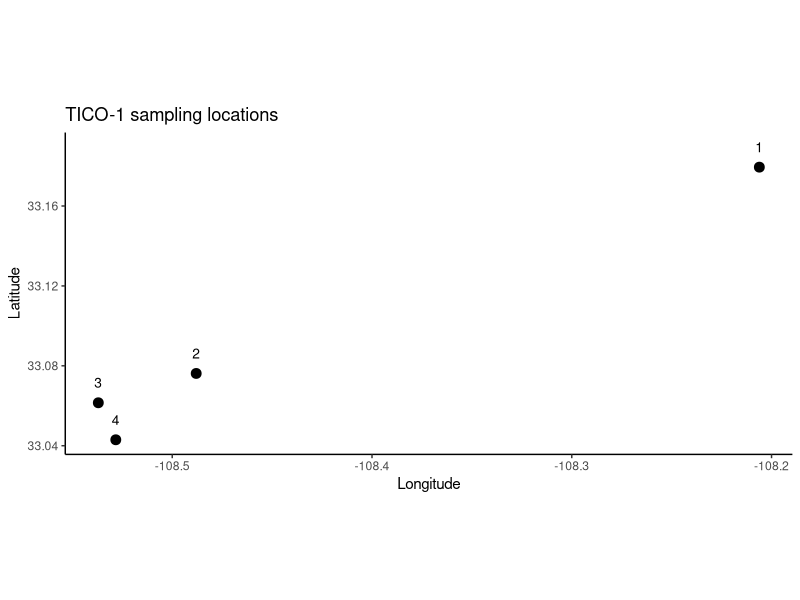
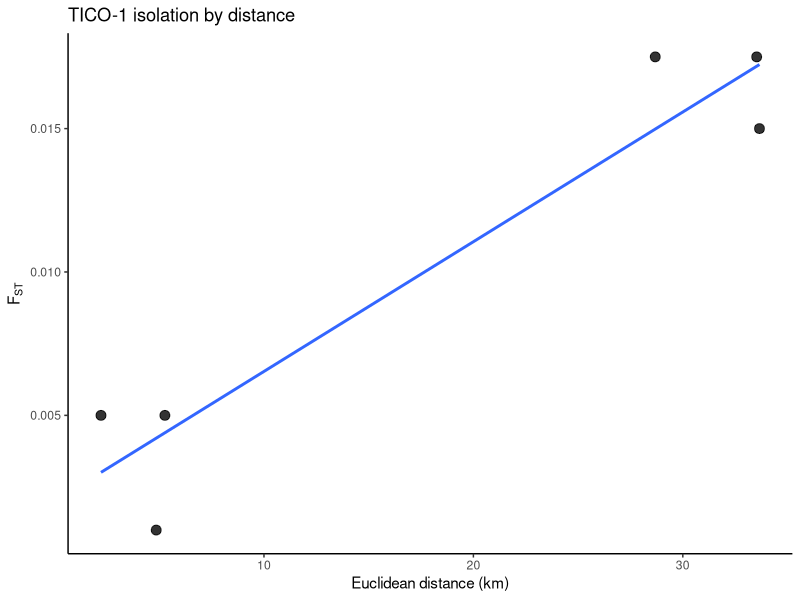

The R script that drew these images, in order: (Note: this script raises an error after producing the figures.)
# -----------------------------
# TICO-1 Tiaroga cobitis (loach minnow)
# sites + pairwise FST + IBD plot
# mutual 2009/2010 site-pairs averaged
# -----------------------------

library(ggplot2)
library(geosphere)

# ------------------------------
# paths
# ------------------------------
base_dir <- "/Users/johnmccall/Library/CloudStorage/OneDrive-TheOhioStateUniversity/Spring_2026/Landgen_DGS/DGS-Patterns-of-Fish-Diversity/DGS-Patterns-of-Fish-Diversity/Objective 2/Data/TICO-1"

# -----------------------------
# 0) site coordinates
# approximate, anchored to named Gila locations
# -----------------------------
TICO_1_coords <- data.frame(
  site = c("1", "2", "3", "4"),
  code = c("GM1", "GM2", "GM3", "GM4"),
  lat = c(
    33.1794444,   # GM1 below East Fork
    33.0761800,   # GM2 above Turkey Creek
    33.0615000,   # GM3 above Mogollon Creek / near Gila
    33.0429800    # GM4 below Mogollon Creek
  ),
  lon = c(
    -108.2061111,
    -108.4880000,
    -108.5370000,
    -108.5282500
  ),
  stringsAsFactors = FALSE
)

# -----------------------------
# 1) map of sampling locations
# -----------------------------
ggplot(TICO_1_coords, aes(x = lon, y = lat)) +
  geom_point(size = 3) +
  geom_text(aes(label = site), nudge_y = 0.01, size = 3.5) +
  coord_fixed() +
  theme_classic() +
  labs(
    x = "Longitude",
    y = "Latitude",
    title = "TICO-1 sampling locations"
  )

# -----------------------------
# 2) geographic distance matrix
# -----------------------------
geo_dist_km <- geosphere::distm(
  as.matrix(TICO_1_coords[, c("lon", "lat")]),
  fun = geosphere::distHaversine
) / 1000

rownames(geo_dist_km) <- TICO_1_coords$site
colnames(geo_dist_km) <- TICO_1_coords$site
diag(geo_dist_km) <- 0

# -----------------------------
# 3) helper function
# -----------------------------
fill_sym_from_lower <- function(pops, vals, diag_val = 0) {
  
  n <- length(pops)
  
  stopifnot(length(vals) == n * (n - 1) / 2)
  
  mat <- matrix(
    0,
    nrow = n,
    ncol = n,
    dimnames = list(pops, pops)
  )
  
  k <- 1
  for (i in 2:n) {
    for (j in 1:(i - 1)) {
      mat[i, j] <- vals[k]
      mat[j, i] <- vals[k]
      k <- k + 1
    }
  }
  
  diag(mat) <- diag_val
  mat
}

# -----------------------------
# 4) pairwise FST matrix
# order: GM1, GM2, GM3, GM4
# overlapping 2009/2010 pairs averaged:
# GM1-GM2 = mean(0.024, 0.011) = 0.0175
# GM1-GM3 = mean(0.021, 0.014) = 0.0175
# GM2-GM3 = mean(-0.002, 0.004) = 0.0010
# -----------------------------
fst_vals <- c(
  
  # GM2
  0.0175,
  
  # GM3
  0.0175, 0.0010,
  
  # GM4
  0.0150, 0.0050, 0.0050
)

TICO_1_fst <- fill_sym_from_lower(
  pops = TICO_1_coords$site,
  vals = fst_vals,
  diag_val = 0
)

TICO_1_fst <- pmax(TICO_1_fst, 0)
diag(TICO_1_fst) <- 0

# -----------------------------
# 5) pairwise dataframe for IBD plot
# -----------------------------
ibd_df <- data.frame(
  site1   = rownames(TICO_1_fst)[row(TICO_1_fst)[upper.tri(TICO_1_fst)]],
  site2   = colnames(TICO_1_fst)[col(TICO_1_fst)[upper.tri(TICO_1_fst)]],
  fst     = TICO_1_fst[upper.tri(TICO_1_fst)],
  dist_km = geo_dist_km[upper.tri(geo_dist_km)]
)

# -----------------------------
# 6) IBD plot
# -----------------------------
ggplot(ibd_df, aes(x = dist_km, y = fst)) +
  geom_point(size = 3, alpha = 0.8) +
  geom_smooth(method = "lm", se = FALSE) +
  theme_classic() +
  labs(
    x = "Euclidean distance (km)",
    y = expression(F[ST]),
    title = "TICO-1 isolation by distance"
  )

# -----------------------------
# 7) quick checks
# -----------------------------
stopifnot(identical(rownames(TICO_1_fst), TICO_1_coords$site))
stopifnot(identical(colnames(TICO_1_fst), TICO_1_coords$site))
stopifnot(isTRUE(all.equal(TICO_1_fst, t(TICO_1_fst))))
stopifnot(all(diag(TICO_1_fst) == 0))
stopifnot(all(diag(geo_dist_km) == 0))

# -----------------------------
# 8) save RData
# -----------------------------
out_dir <- file.path(base_dir, "data")

if (!dir.exists(out_dir)) {
  dir.create(out_dir, recursive = TRUE)
}

save(
  TICO_1_fst,
  TICO_1_coords,
  file = file.path(out_dir, "TICO-1.RData")
)
